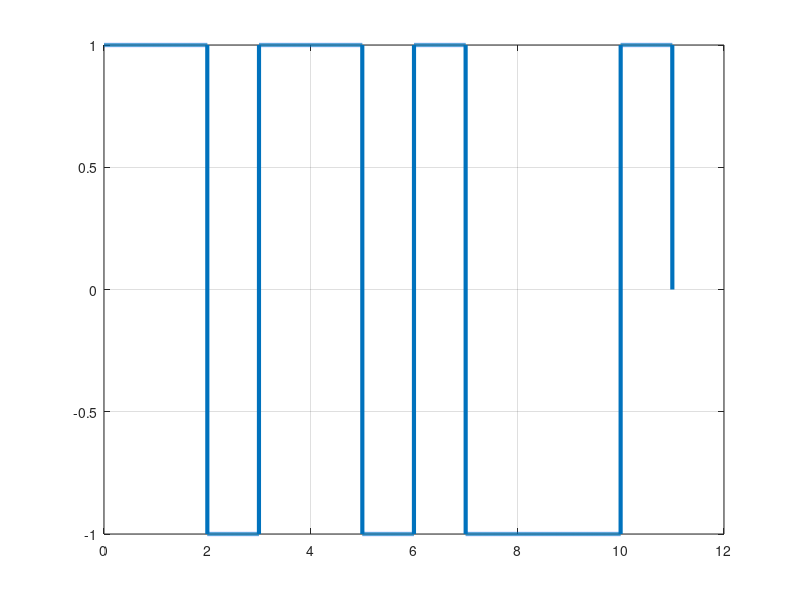

MATLAB code for this plot:
clear;
clc;

bits = [1 1 0 1 1 0 1 0 0 0 1];
bitrate = 1;
T = length(bits)/bitrate;
n = 1000;
N = n*length(bits);
dt = T/N;
t = 0:dt:T;
x = zeros(1,length(t));
for i = 1:length(bits)
    if(bits(i)) == 1
        x((i-1)*n+1:(i)*n) = 1;
    else
        x((i-1)*n+1:(i)*n) = -1;
    end
end

plot(t,x,'LineWidth',3);
grid on;
a = x;
x = 0;
for i=1:length(t)
    if t(i)>x
        x = x + 1;
        if(a(i)==1)
            ans_bits(x) = a(i);
        else
            ans_bits(x) = 0;
        end
    end
end
disp('NRZ-L Decoding: ')
disp(ans_bits)